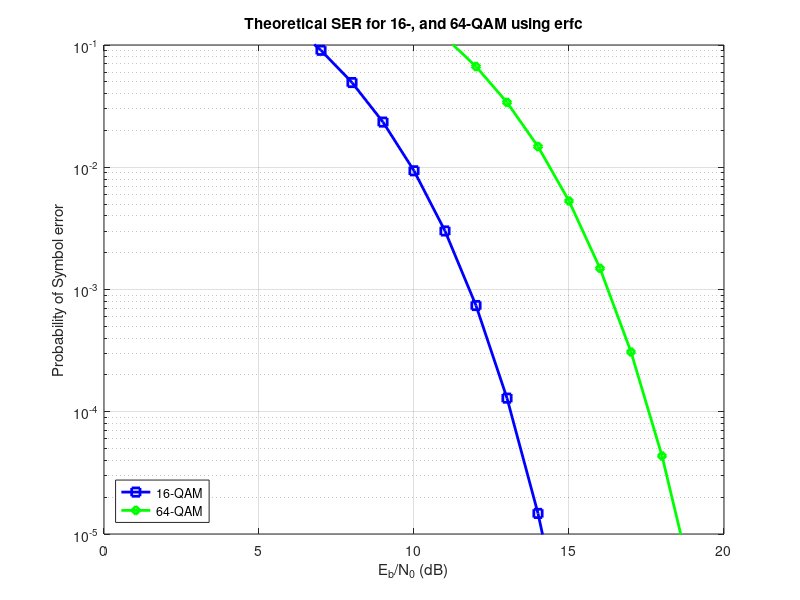

Write the MATLAB code that produced this figure. (Note: this script raises an error after producing the figure.)
% Define simulation parameters
EbN0dB = 0:1:20;          % Bit SNR range in dB
M256 = 256;
k256 = log2(M256)
M16 = 16;                   % Example: 16-QAM
k16 = log2(M16);              % Bits per symbol
M64 = 64;
k64 = log2(M64);


% Convert Eb/N0 from dB to linear scale
EbN0lin = 10.^(EbN0dB/10);
% 
% Compute symbol SNR: Es/N0 = k * Eb/N0
%EsN0lin256 = k256 .* EbN0lin;  % gamma_s = k * gamma_b
%k bit average energy 
EsN0lin16 = k16 .* EbN0lin;  % gamma_s = k * gamma_b
EsN0lin64 = k64 .* EbN0lin;  % gamma_s = k * gamma_b
% Preallocate array for symbol error probability
Ps256 = zeros(size(EbN0dB));
Ps16 = zeros(size(EbN0dB));
Ps64 = zeros(size(EbN0dB));
% Compute the symbol error probability using the erfc version of the formula
for i = 1:length(EbN0dB)
    %gamma_s256 = EsN0lin256(i);
    gamma_s16 = EsN0lin16(i);
    gamma_s64 = EsN0lin64(i);
    % 
    % term1= 2*(1-1/sqrt(M));
    % term2 = term1*erfc(sqrt(3* gamma_s/(2*(M-1))));
    % term3 = term2* (1-1/2*(1-1/sqrt(M)));
    % 
    % Ps(i) = term3*erfc(sqrt(3*gamma_s/(2*(M-1))));

    %Ps4(i) = 2*erfc(sqrt(3*gamma_s256/(2*(M-1))))
    Ps16(i) = 2*erfc(sqrt(3*gamma_s16/(2*(M16-1))))
    Ps64(i) = 2*erfc(sqrt(3*gamma_s64/(2*(M64-1))))
end

% Plot the symbol error probability versus Eb/N0
figure;
%semilogy(EbN0dB, Ps256,  'r-o', 'LineWidth', 2); hold on;
semilogy(EbN0dB, Ps16, 'b-s', 'LineWidth', 2); hold on;
semilogy(EbN0dB, Ps64, 'g-d', 'LineWidth', 2);
grid on;
xlabel('E_b/N_0 (dB)');
ylabel('Probability of Symbol error');
% Set the y-axis limit to only show values up to 10^-5
ylim([1e-5 1e-1]);  % Adjust the lower limit as needed
title('Theoretical SER for 16-, and 64-QAM using erfc');
legend('16-QAM', '64-QAM', 'Location', 'southwest');


SNR_min = 1;
SNR_step = 1;
SNR_max = 20;


SNR_plot = SNR_min : SNR_step : SNR_max;

[BER_theory16 , SER_theory] = berawgn(SNR_plot , 'QAM' , M16);
[BER_theory64 , SER_theory] = berawgn(SNR_plot , 'QAM' , M64);

% Approximate BER from SER using Gray coding approximation
BER16 = Ps16 / k16;
BER64 = Ps64 / k64;
figure;
semilogy(EbN0dB, BER16, 'b-s', 'LineWidth', 2); hold on;
semilogy(EbN0dB, BER64, 'g-d', 'LineWidth', 2);
semilogy(SNR_plot, BER_theory16, 'r-s', 'LineWidth', 2);
semilogy(SNR_plot, BER_theory64, 'y-d', 'LineWidth', 2);
grid on;
xlabel('E_b/N_0 (dB)');
ylabel('Bit Error Rate (BLER)');
ylim([1e-5 1e-1]);  % Adjust the y-axis limits as needed
title('Theoretical Bit Error Rate for 16-QAM and 64-QAM');
legend('16-QAM', '64-QAM','16- QAM MAT','64 MAT', 'Location', 'southwest');



% Define block size (in bits)
block_size = 600;

% Compute Block Error Rate (BLER)
BLER16 = 1 - (1 - BER16).^block_size;
BLER64 = 1 - (1 - BER64).^block_size;
% Plot the block error rates versus Eb/N0
figure;
semilogy(EbN0dB, BLER16, 'b-s', 'LineWidth', 2); hold on;
semilogy(EbN0dB, BLER64, 'g-d', 'LineWidth', 2);
grid on;
xlabel('E_b/N_0 (dB)');
ylabel('Block Error Rate (BLER)');
ylim([1e-5 1e-1]);  % Adjust the y-axis limits as needed
title('Theoretical Block Error Rate for 16-QAM and 64-QAM');
legend('16-QAM', '64-QAM', 'Location', 'southwest');